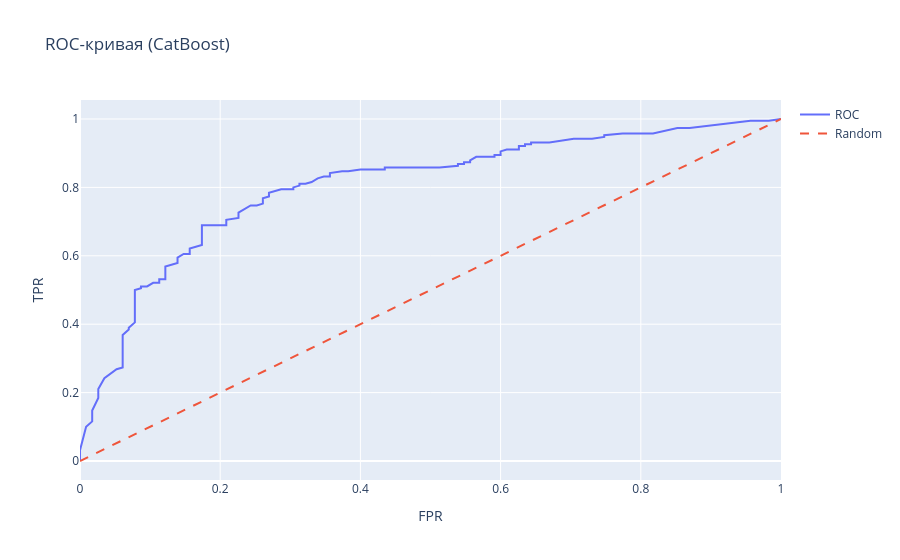

Source (notebook cell):
### Code cell
# ROC-кривая
fpr, tpr, _ = roc_curve(y_test, test_proba)
fig_roc = go.Figure()
fig_roc.add_trace(go.Scatter(x=fpr, y=tpr, mode='lines', name='ROC'))
fig_roc.add_trace(go.Scatter(x=[0,1], y=[0,1], mode='lines', name='Random', line=dict(dash='dash')))
fig_roc.update_layout(title='ROC-кривая (CatBoost)', xaxis_title='FPR', yaxis_title='TPR')
fig_roc.show()
